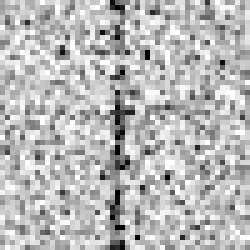
#> input picture example_data/FRBsmol.jpeg, 50 x 50 px (shown 5 times larger)
$ python NumpyConv.py
#> lines starting #> are read from the running program, lines starting #| are printed output that depends on the picture
import numpy as np
import matplotlib.pyplot as plt
from PIL import Image

def main():
    #read in example image -  a few to choose from
    frb_file = "../example_data/FRB.jpg"       #de-dispersed freq-time plot FRB from this paper
    smol_frb_file = "../example_data/FRBsmol.jpeg"   #smaller de-dispersed freq-time plot FRB from this paper
    rfi_file = "../example_data/FETCHRFI.png"   #DM plot for RFI from FETCH paper (Agarwal et al. 2020)
    l_file = "../example_data/L.png"            #image of an L

    image = image_to_ndarray(smol_frb_file)
    #display image
    plot_im(image)
    shape = image.shape
    print(f'Image dimensions {image.shape}')

    #create a simple filters:
    # "Vertical"    "Horizontal"
    #   0 1 0         0 0 0
    #   0 1 0   and   1 1 1
    #   0 1 0         0 0 0

    h_layer = np.vstack((np.zeros(3), np.ones(3), np.zeros(3))) #horizontal filter
    v_layer = np.transpose(h_layer)                             #vertical filter
    h_filter= np.dstack([h_layer for i in range(shape[2])])     #stack along depth channel
    v_filter = np.dstack([v_layer for i in range(shape[2])])

    #apply filters to image
    vertical = convolve(image, v_filter)
    plot_im(vertical)

    horisontal = convolve(image, h_filter)
    plot_im(horisontal)


    print(f'Output image dimensions {horisontal.shape}')

def image_to_ndarray(file_path):
#> called with file_path = '../example_data/FRBsmol.jpeg'
    return np.asarray(Image.open(file_path))
#> returned value is the input picture: shape (50, 50, 3); min 0, max 255, mean 184.6

def plot_im(image,title=""):
#| Image dimensions (50, 50, 3)
    plt.imshow(image, cmap=plt.cm.get_cmap('Greys').reversed())
    plt.title(title)
    plt.show()

def convolve(image, filter):
    #use no padding and stride of 1
    im_h, im_w, im_c = image.shape
#> im_h = 50; im_w = 50; im_c = 3
    f_h, f_w, f_c = filter.shape
#> f_h = 3; f_w = 3; f_c = 3

    output = np.zeros((im_h-f_h+1, im_w-f_w+1),  dtype=int)

    for row in range(im_h-f_h+1):
        for col in range(im_w-f_w+1):
            output[row,col] = np.sum( image[row:row+f_h, col:col+f_w,:]*filter )
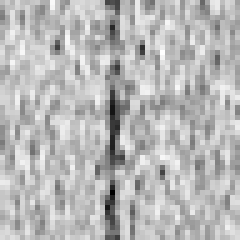
#> output: shape (48, 48) int64 (shown 5 times larger); min 66, max 2271, mean 1661.1; drawn with min black and max white

    return(output)

if __name__ == "__main__":
    main()
#> after the loop in convolve (call 2), `for row in range(im_h-f_h+1):`:
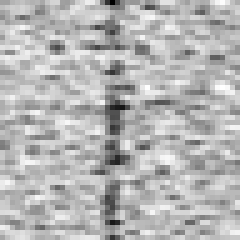
#> output: shape (48, 48) int64 (shown 5 times larger); min 201, max 2253, mean 1662.5; drawn with min black and max white
#| Output image dimensions (48, 48)
